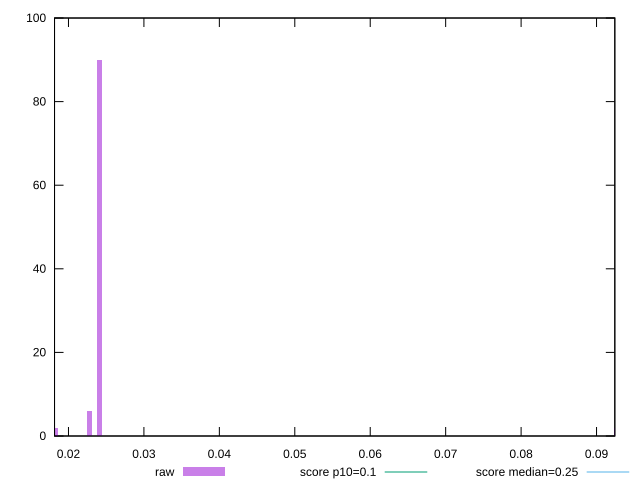

Generate this figure with gnuplot:
reset

$raw <<EOF
0.024148605405753528 90
0.018274620307056726 2
0.022843275383820905 6
0.09267843155721625 2
EOF

set key outside below
set boxwidth 0.0006526650109663116
set xrange [0.01815185546875:0.09242338699764675]
set yrange [0:100]
set trange [0:100]
set style fill transparent solid 0.5 noborder

set parametric
set terminal svg size 640, 490 enhanced background rgb 'white'
set output "reports/report_00030_2021-02-24T20-42-31.540Z/cumulative-layout-shift/samples/music/raw/histogram.svg"

plot $raw title "raw" with boxes, \
     0.1,t title "score p10=0.1", \
     0.25,t title "score median=0.25"

reset
